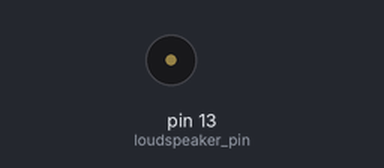
Bench run of a sketch on a simulated Arduino Uno, built with avr-gcc and run on an emulated ATmega328P. Parts: buzzer (waves = sounding).

Above: at 0.05 s.
At 0.3 s:
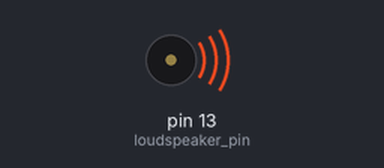
Timing chart, 0 to 9.0 s (numbered marks = the images above):
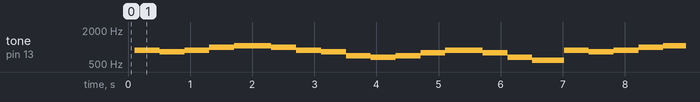

Measured:
- by itself, tone on pin 13 (loudspeaker_pin): repeats every 6.9 s: 831 Hz 0.40 s, 880 Hz 0.40 s, 988 Hz 0.40 s, 1047 Hz 0.60 s, 988 Hz 0.40 s, 880 Hz 0.40 s, 831 Hz 0.40 s, 698 Hz 0.40 s, 659 Hz 0.40 s, 698 Hz 0.40 s, 784 Hz 0.40 s, 880 Hz 0.60 s, 784 Hz 0.40 s, 659 Hz 0.40 s, 587 Hz 0.51 s, 880 Hz 0.40 s

The sketch:

sketch_raimbow.ino
```cpp
const int loudspeaker_pin = 13;
const int base_time = 16 * 50;

void setup() {
  // put your setup code here, to run once:
  pinMode(13, OUTPUT);
}

void loop() {
  // put your main code here, to run repeatedly:
  digitalWrite(13, HIGH);
  delay(10);
  digitalWrite(13, LOW);
  delay(100);
tone(loudspeaker_pin, 880);
delay(base_time / 2);
tone(loudspeaker_pin, 831);
delay(base_time / 2);
tone(loudspeaker_pin, 880);
delay(base_time / 2);
tone(loudspeaker_pin, 988);
delay(base_time / 2);
tone(loudspeaker_pin, 1047);
delay(base_time * 3 / 2 / 2);
tone(loudspeaker_pin, 988);
delay(base_time / 2);
tone(loudspeaker_pin, 880);
delay(base_time / 2);
tone(loudspeaker_pin, 831);
delay(base_time / 2);
tone(loudspeaker_pin, 698);
delay(base_time / 2);
tone(loudspeaker_pin, 659);
delay(base_time / 2);
tone(loudspeaker_pin, 698);
delay(base_time / 2);
tone(loudspeaker_pin, 784);
delay(base_time / 2);
tone(loudspeaker_pin, 880);
delay(base_time * 3 / 2 / 2);
tone(loudspeaker_pin, 784);
delay(base_time / 2);
tone(loudspeaker_pin, 659);
delay(base_time / 2);
tone(loudspeaker_pin, 587);
delay(base_time / 2);


}
```
